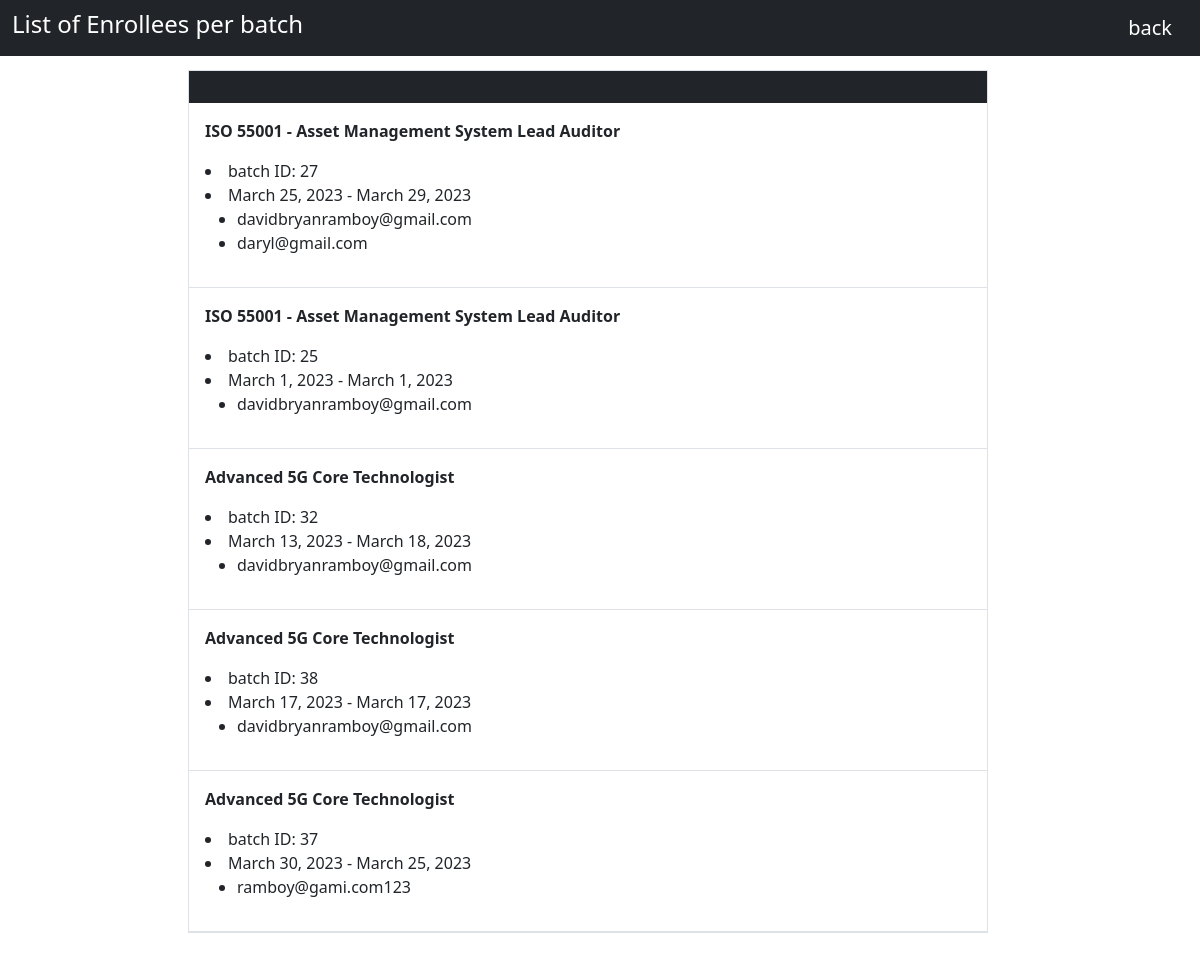
/um-admin/list-enrollees-per-batch/ (signed in), run on the app's committed database.
### customadmin/models.py (models this page shows)
class TrainingBatch(models.Model):
    course = models.ForeignKey(Course,related_name='training_batch',on_delete=models.CASCADE)
    participants = models.ManyToManyField(Custom_user, blank=True, null=True)
    start_date = models.DateField(auto_now_add=False, auto_now=False, blank=True)
    end_date = models.DateField(auto_now_add=False, auto_now=False, blank=True)
    def __str__(self):
        return self.course.course

### course/models.py (models this page shows, shortened)
class Course(models.Model):
    category = models.ForeignKey(Category, related_name='courses',on_delete=models.CASCADE)
    course = models.CharField(max_length=255)
    duration = models.CharField(max_length=255)
    price = models.DecimalField(max_digits=12, decimal_places=2)
    isArchived = models.BooleanField(default=False)

### account/models.py (models this page shows)
class Custom_user(AbstractUser):
    address = models.CharField(max_length=100, blank=True, null=True)
    phone_number = models.CharField(max_length=20, blank=True, null=True)
    email = models.EmailField(unique=True,blank=True, null=True)
    position = models.CharField(max_length=100,blank=True, null=True)
    company = models.CharField(max_length=100,blank=True, null=True)
    def __str__(self):
        return self.email
    EMAIL_FIELD = 'email'
    ADDRESS_FIELD = 'address'
    PHONE_NUMBER_FIELD = 'phone_number'
    REQUIRED_FIELDS = ['email','address','phone_number']
    is_active = models.BooleanField(default=True)

### customadmin/decorators.py (the view)
    def wrapper(request, *args, **kwargs):
        if not request.user.is_superuser:
            return redirect('admin_login')
        return view_func(request, *args, **kwargs)

### customadmin/views.py (called while the page is built)
@admin_required
def list_of_enrollees_per_batch(request):
    course_user = RegisterBatch.objects.all()
    course_batch2 = TrainingBatch.objects.all()
    course_batch_dict = {}
    print(course_batch2)
    for batch_id in course_user:
        course_batch = TrainingBatch.objects.filter(id=batch_id.batch_course_id)
        course_name = course_batch.first()
        if course_name not in course_batch_dict:
            course_batch_dict[course_name] = []
        for batch in course_batch:
            course_batch_dict[course_name].append(batch)
    print(len(course_batch_dict))
    return render(request, 'customadmin/list_of_enrollees_per_batch.html',{
         'course_batch_dict' : course_batch_dict
    })

### customadmin/templates/customadmin/list_of_enrollees_per_batch.html
{% extends 'account/base.html' %}
{% block content %}
<div class="w-100" style="height:70px;">
    <nav class="navbar navbar-expand-lg navbar-light bg-dark sticky-top">
        <div class="container-fluid d-flex justify-content-between">
            <h4 class="text-white">List of Enrollees per batch</h4>
            <a class="navbar-brand text-white" href="{% url 'home'%}">back</a>
        </div>
    </nav>
</div>
<div class="w-100 row justify-content-center pb-5 ">
    <div class="col-8 border p-0 m-0">
    <div class="w-100  bg-dark p-3 ">
    </div>
    {% for course_batch_name, batch_courses in course_batch_dict.items %}
    <div class="p-3 border-bottom">
        <p class="fw-bold">{{course_batch_name}}</p>
        {% for batch_course in batch_courses %}
        {% if forloop.first %}
        <li>batch ID: {{ batch_course.id }}</li>
        <li>{{ batch_course.start_date }} - {{ batch_course.end_date }}</li>
        <ul>
            {% for participant in batch_course.participants.all %}
                <li>{{ participant }}</li>
            {% endfor %}
        {% endif %}
        {% if forloop.last %}
        </ul>
        {% endif %}
    {% endfor %}
</div>
    {% endfor %}
    </div>
</div>
{% endblock %}

### data on the page
TrainingBatch: course.course "ISO 55001 - Asset Management System Lead Auditor", id "27", start_date "March 25, 2023", end_date "March 29, 2023"
Custom_user: email "davidbryanramboy@gmail.com"
Custom_user: email "daryl@gmail.com"
TrainingBatch: course.course "ISO 55001 - Asset Management System Lead Auditor", id "25", start_date "March 1, 2023", end_date "March 1, 2023"
TrainingBatch: course.course "Advanced 5G Core Technologist", id "32", start_date "March 13, 2023", end_date "March 18, 2023"
TrainingBatch: course.course "Advanced 5G Core Technologist", id "38", start_date "March 17, 2023", end_date "March 17, 2023"
TrainingBatch: course.course "Advanced 5G Core Technologist", id "37", start_date "March 30, 2023", end_date "March 25, 2023"
Custom_user: email "ramboy@gami.com123"
